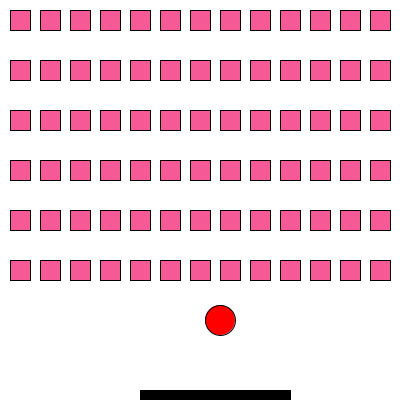
Frame 1 (no input)
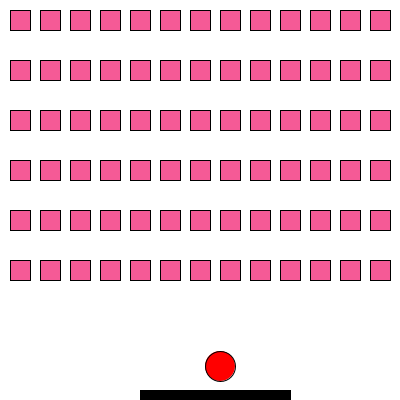
Frame 60 (the mouse pressed at the canvas centre just before this capture)
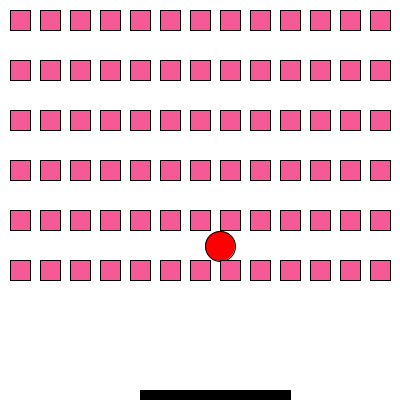
Frame 120 (the mouse held since frame 60 and released just before this capture)

The Processing sketch that drew these frames (run headless with seeded random() and noise(); from frame 60 on, the mouse is pressed at the canvas centre):

// Processing sketch: processing_92630
// ── processing_92630.pde

int bally=320;
int speed=2;




void setup(){
  size(400,400);


}

void draw(){
   background(255);
  
{  fill(0);
rect(140,390,150,20);
}
{
fill(255,0,0);
ellipse(220,bally,30,30);
}
if(bally>height){
  speed=speed*-1;
}
else if (bally<0){
  speed=speed*-1;
}
bally=bally+speed;


//}

 int x=10;
 while (x <=400){
    int y=10;
   while(y<300){
     fill(245,90,150);
      rect(x,y,20,20);
     y+=50;
    }
    x+=30;
 }
}
